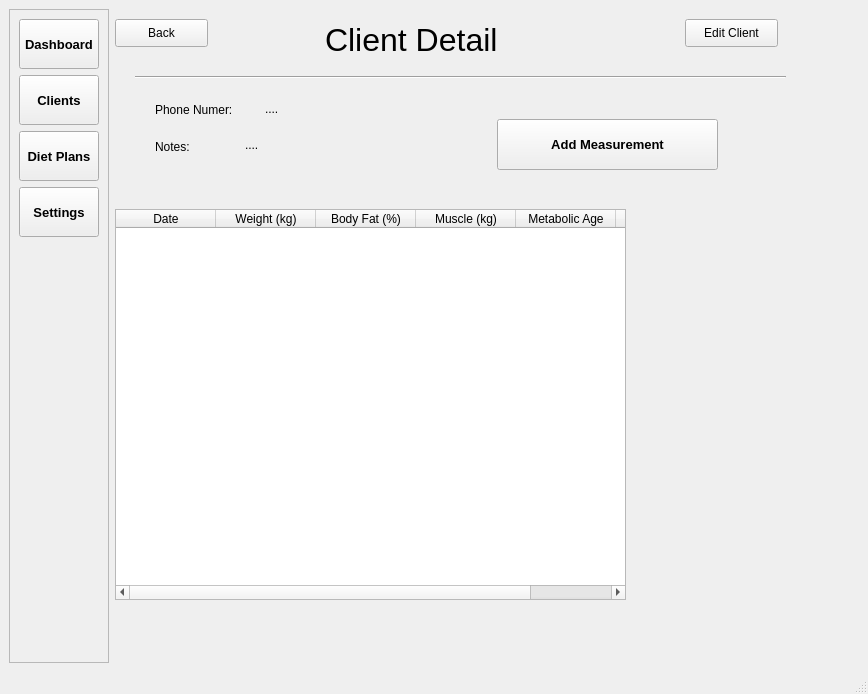
<?xml version="1.0" encoding="UTF-8"?>
<ui version="4.0">
 <class>MainWindow</class>
 <widget class="QMainWindow" name="MainWindow">
  <property name="geometry">
   <rect>
    <x>0</x>
    <y>0</y>
    <width>868</width>
    <height>694</height>
   </rect>
  </property>
  <property name="windowTitle">
   <string>MainWindow</string>
  </property>
  <widget class="QWidget" name="centralwidget">
   <layout class="QHBoxLayout" name="horizontalLayout">
    <item>
     <widget class="QFrame" name="frame">
      <property name="maximumSize">
       <size>
        <width>200</width>
        <height>16777215</height>
       </size>
      </property>
      <property name="frameShape">
       <enum>QFrame::StyledPanel</enum>
      </property>
      <property name="frameShadow">
       <enum>QFrame::Raised</enum>
      </property>
      <layout class="QVBoxLayout" name="verticalLayout">
       <item>
        <widget class="QPushButton" name="btn_dashboard">
         <property name="minimumSize">
          <size>
           <width>0</width>
           <height>50</height>
          </size>
         </property>
         <property name="font">
          <font>
           <pointsize>10</pointsize>
           <weight>75</weight>
           <bold>true</bold>
          </font>
         </property>
         <property name="cursor">
          <cursorShape>PointingHandCursor</cursorShape>
         </property>
         <property name="text">
          <string>Dashboard</string>
         </property>
        </widget>
       </item>
       <item>
        <widget class="QPushButton" name="btn_clients">
         <property name="minimumSize">
          <size>
           <width>0</width>
           <height>50</height>
          </size>
         </property>
         <property name="font">
          <font>
           <pointsize>10</pointsize>
           <weight>75</weight>
           <bold>true</bold>
          </font>
         </property>
         <property name="cursor">
          <cursorShape>PointingHandCursor</cursorShape>
         </property>
         <property name="text">
          <string>Clients</string>
         </property>
        </widget>
       </item>
       <item>
        <widget class="QPushButton" name="btn_diet_plans">
         <property name="minimumSize">
          <size>
           <width>0</width>
           <height>50</height>
          </size>
         </property>
         <property name="font">
          <font>
           <pointsize>10</pointsize>
           <weight>75</weight>
           <bold>true</bold>
          </font>
         </property>
         <property name="cursor">
          <cursorShape>PointingHandCursor</cursorShape>
         </property>
         <property name="text">
          <string>Diet Plans</string>
         </property>
        </widget>
       </item>
       <item>
        <widget class="QPushButton" name="btn_settings">
         <property name="minimumSize">
          <size>
           <width>0</width>
           <height>50</height>
          </size>
         </property>
         <property name="font">
          <font>
           <pointsize>10</pointsize>
           <weight>75</weight>
           <bold>true</bold>
          </font>
         </property>
         <property name="cursor">
          <cursorShape>PointingHandCursor</cursorShape>
         </property>
         <property name="text">
          <string>Settings</string>
         </property>
        </widget>
       </item>
       <item>
        <spacer name="verticalSpacer">
         <property name="orientation">
          <enum>Qt::Vertical</enum>
         </property>
         <property name="sizeHint" stdset="0">
          <size>
           <width>20</width>
           <height>40</height>
          </size>
         </property>
        </spacer>
       </item>
      </layout>
     </widget>
    </item>
    <item>
     <widget class="QStackedWidget" name="stackedWidget">
      <property name="currentIndex">
       <number>2</number>
      </property>
      <widget class="QWidget" name="page_dashboard">
       <widget class="QLabel" name="label">
        <property name="geometry">
         <rect>
          <x>320</x>
          <y>380</y>
          <width>201</width>
          <height>16</height>
         </rect>
        </property>
        <property name="font">
         <font>
          <pointsize>11</pointsize>
         </font>
        </property>
        <property name="text">
         <string>Dashboard</string>
        </property>
       </widget>
      </widget>
      <widget class="QWidget" name="page_clients">
       <layout class="QVBoxLayout" name="verticalLayout_2">
        <item>
         <layout class="QHBoxLayout" name="horizontalLayout_2">
          <item>
           <widget class="QPushButton" name="btn_delete">
            <property name="text">
             <string>Delete Client</string>
            </property>
           </widget>
          </item>
          <item>
           <widget class="QPushButton" name="btn_add_new">
            <property name="cursor">
             <cursorShape>PointingHandCursor</cursorShape>
            </property>
            <property name="text">
             <string>Add New Client</string>
            </property>
           </widget>
          </item>
         </layout>
        </item>
        <item>
         <widget class="QTableWidget" name="tableWidget"/>
        </item>
       </layout>
      </widget>
      <widget class="QWidget" name="page_client_detail">
       <widget class="QPushButton" name="btn_back_to_list">
        <property name="geometry">
         <rect>
          <x>0</x>
          <y>10</y>
          <width>93</width>
          <height>28</height>
         </rect>
        </property>
        <property name="text">
         <string>Back</string>
        </property>
       </widget>
       <widget class="QLabel" name="lbl_client_name">
        <property name="geometry">
         <rect>
          <x>210</x>
          <y>10</y>
          <width>291</width>
          <height>41</height>
         </rect>
        </property>
        <property name="font">
         <font>
          <family>MS UI Gothic</family>
          <pointsize>24</pointsize>
         </font>
        </property>
        <property name="text">
         <string>Client Detail</string>
        </property>
       </widget>
       <widget class="Line" name="line">
        <property name="geometry">
         <rect>
          <x>20</x>
          <y>60</y>
          <width>651</width>
          <height>16</height>
         </rect>
        </property>
        <property name="orientation">
         <enum>Qt::Horizontal</enum>
        </property>
       </widget>
       <widget class="QLabel" name="label_2">
        <property name="geometry">
         <rect>
          <x>40</x>
          <y>90</y>
          <width>101</width>
          <height>21</height>
         </rect>
        </property>
        <property name="text">
         <string>Phone Numer:</string>
        </property>
       </widget>
       <widget class="QLabel" name="lbl_client_phone">
        <property name="geometry">
         <rect>
          <x>150</x>
          <y>90</y>
          <width>91</width>
          <height>20</height>
         </rect>
        </property>
        <property name="text">
         <string>....</string>
        </property>
       </widget>
       <widget class="QLabel" name="label_5">
        <property name="geometry">
         <rect>
          <x>40</x>
          <y>130</y>
          <width>91</width>
          <height>16</height>
         </rect>
        </property>
        <property name="text">
         <string>Notes:</string>
        </property>
       </widget>
       <widget class="QLabel" name="lbl_client_notes">
        <property name="geometry">
         <rect>
          <x>130</x>
          <y>120</y>
          <width>441</width>
          <height>31</height>
         </rect>
        </property>
        <property name="text">
         <string>....</string>
        </property>
        <property name="wordWrap">
         <bool>true</bool>
        </property>
       </widget>
       <widget class="QPushButton" name="btn_edit">
        <property name="geometry">
         <rect>
          <x>570</x>
          <y>10</y>
          <width>93</width>
          <height>28</height>
         </rect>
        </property>
        <property name="cursor">
         <cursorShape>PointingHandCursor</cursorShape>
        </property>
        <property name="text">
         <string>Edit Client</string>
        </property>
       </widget>
       <widget class="QPushButton" name="btn_add_measurement">
        <property name="geometry">
         <rect>
          <x>382</x>
          <y>110</y>
          <width>221</width>
          <height>51</height>
         </rect>
        </property>
        <property name="font">
         <font>
          <pointsize>10</pointsize>
          <weight>75</weight>
          <bold>true</bold>
         </font>
        </property>
        <property name="cursor">
         <cursorShape>PointingHandCursor</cursorShape>
        </property>
        <property name="text">
         <string>Add Measurement</string>
        </property>
       </widget>
       <widget class="QTableWidget" name="table_measurements">
        <property name="geometry">
         <rect>
          <x>0</x>
          <y>200</y>
          <width>511</width>
          <height>391</height>
         </rect>
        </property>
        <column>
         <property name="text">
          <string>Date</string>
         </property>
        </column>
        <column>
         <property name="text">
          <string>Weight (kg)</string>
         </property>
        </column>
        <column>
         <property name="text">
          <string>Body Fat (%)</string>
         </property>
        </column>
        <column>
         <property name="text">
          <string>Muscle (kg)</string>
         </property>
        </column>
        <column>
         <property name="text">
          <string>Metabolic Age</string>
         </property>
        </column>
        <column>
         <property name="text">
          <string>Notes</string>
         </property>
        </column>
       </widget>
      </widget>
      <widget class="QWidget" name="page_add_client">
       <widget class="QPushButton" name="btn_save">
        <property name="geometry">
         <rect>
          <x>140</x>
          <y>120</y>
          <width>93</width>
          <height>28</height>
         </rect>
        </property>
        <property name="text">
         <string>save</string>
        </property>
       </widget>
       <widget class="QPushButton" name="btn_cancel">
        <property name="geometry">
         <rect>
          <x>410</x>
          <y>130</y>
          <width>93</width>
          <height>28</height>
         </rect>
        </property>
        <property name="text">
         <string>cancel</string>
        </property>
       </widget>
       <widget class="QLineEdit" name="txt_name">
        <property name="geometry">
         <rect>
          <x>150</x>
          <y>240</y>
          <width>113</width>
          <height>22</height>
         </rect>
        </property>
        <property name="text">
         <string>enter name</string>
        </property>
       </widget>
       <widget class="QLineEdit" name="txt_phone">
        <property name="geometry">
         <rect>
          <x>390</x>
          <y>240</y>
          <width>113</width>
          <height>22</height>
         </rect>
        </property>
        <property name="text">
         <string>555 123 45 67</string>
        </property>
       </widget>
       <widget class="QPlainTextEdit" name="txt_notes">
        <property name="geometry">
         <rect>
          <x>270</x>
          <y>350</y>
          <width>104</width>
          <height>87</height>
         </rect>
        </property>
        <property name="plainText">
         <string>notes..</string>
        </property>
       </widget>
      </widget>
      <widget class="QWidget" name="page_diet_plans">
       <widget class="QLabel" name="label_3">
        <property name="geometry">
         <rect>
          <x>250</x>
          <y>410</y>
          <width>191</width>
          <height>51</height>
         </rect>
        </property>
        <property name="font">
         <font>
          <pointsize>11</pointsize>
         </font>
        </property>
        <property name="text">
         <string>Diet Plans</string>
        </property>
       </widget>
      </widget>
      <widget class="QWidget" name="page_settings">
       <widget class="QLabel" name="label_4">
        <property name="geometry">
         <rect>
          <x>350</x>
          <y>350</y>
          <width>151</width>
          <height>101</height>
         </rect>
        </property>
        <property name="font">
         <font>
          <pointsize>11</pointsize>
         </font>
        </property>
        <property name="text">
         <string>Settings</string>
        </property>
       </widget>
      </widget>
     </widget>
    </item>
   </layout>
  </widget>
  <widget class="QMenuBar" name="menubar">
   <property name="geometry">
    <rect>
     <x>0</x>
     <y>0</y>
     <width>868</width>
     <height>26</height>
    </rect>
   </property>
  </widget>
  <widget class="QStatusBar" name="statusbar"/>
 </widget>
 <resources/>
 <connections/>
</ui>
